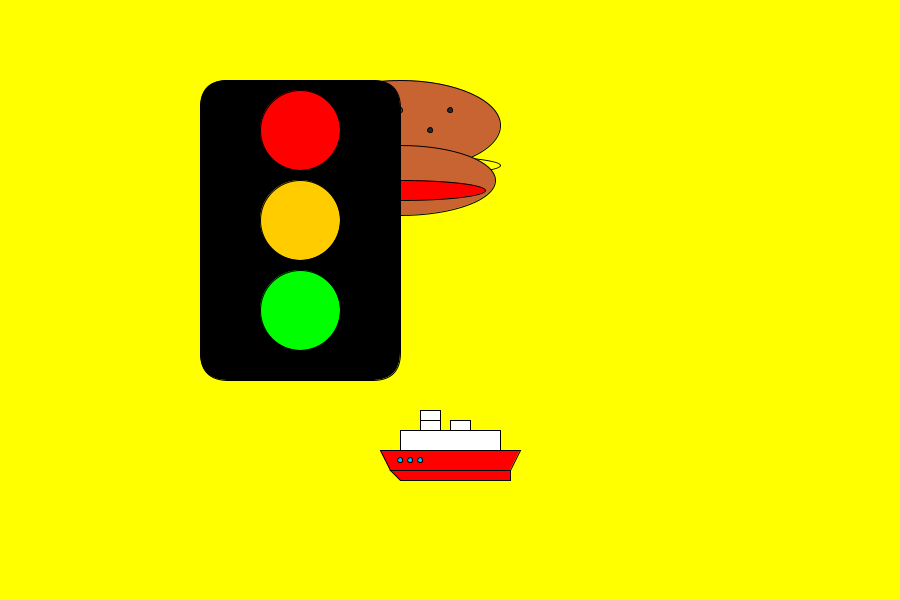
Frame 1 (no input)
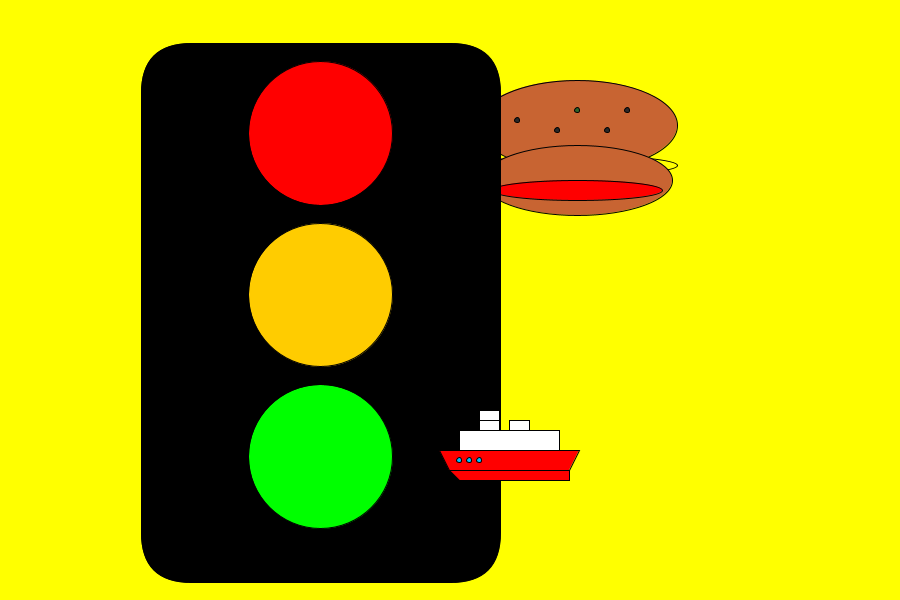
Frame 60 (the mouse pressed at the canvas centre just before this capture)
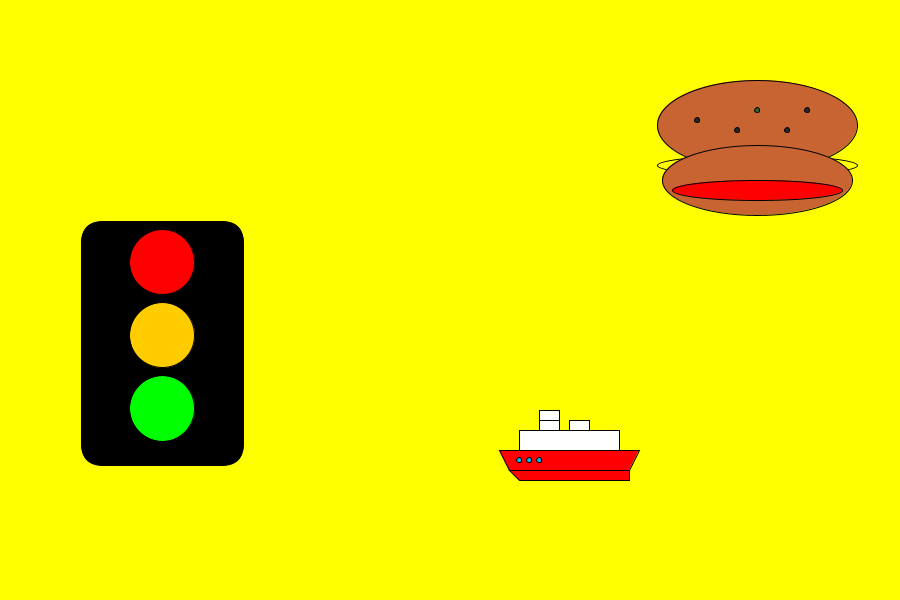
Frame 120 (the mouse held since frame 60 and released just before this capture)

The Processing sketch that drew these frames (run headless with seeded random() and noise(); from frame 60 on, the mouse is pressed at the canvas centre):

// Processing sketch: ChanraParadyHeng
// ── ChanraParadyHeng.pde
float x1,x2,x3;
float y1,y2,y3,d;
void setup() {
  size(900, 600);
  x1 = 400; y1 = 100;
  x2 = 200; y2 = 200;
  x3 = 600; y3 = 600;
  d = 1.;
}
void draw(){
  background(255,255,0);
  hamburger(x1,y1);
  tlight(x2,y2,d);
  ship(x3,y3);
  x1 = x1 + 3;
  x2 = x2 - 1;
  y2 = y2 + 1;
  x3 += 1;
  if(x1>width) x1 = 0;
  if(x2<0) x2 = width;
  if(y2>height) y2 = 0;  
  if(x3>width) x3 = 0;
  d *= 1.01;
  if(d>2) d=0.5;
}

// ── chanra.pde
//member 1 : hamburger
void hamburger(float x, float y) {
  fill(200, 100, 50);
  ellipse(x, y+25, 200, 90);
  fill(46, y, 40);
  circle(x, y+10, 5);
  fill(46, 40, 40);
  circle(x+50, y+10, 5);
  fill(40, 40, 40);
  circle(x-60, y+20, 5);
  fill(40, 40, 40);
  circle(x-20, y+30, 5);
  fill(40, 40, 40);
  circle(x+30, y+30, 5);
  fill(255, 255, 0);
  ellipse(x, y+65, 200, 20);
  fill(100, 170, 0);
  ellipse(x, y+80, 180, 20);
  fill(200, 100, 50);
  ellipse(x, y+80, 190, 70);
  fill(255, 0, 0);
  ellipse(x, y+90, 170, 20);
}

// ── parady.pde
//member 2 : titanic ship
void ship(float x, float y){
  fill(255,0,0);
  quad (x-220,y-150, x-210,y-130, x-90,y-130, x-80,y-150);
  quad (x-210,y-130, x-200,y-120, x-90,y-120, x-90,y-130);
  fill(255,255,255);
  quad (x-200,y-170, x-200,y-150, x-100,y-150, x-100,y-170);
  quad (x-150,y-180, x-150,y-170, x-130,y-170, x-130,y-180);
  quad (x-180,y-180, x-180,y-170, x-160,y-170, x-160,y-180);
  quad (x-180,y-180, x-180,y-190, x-160,y-190, x-160,y-180);
  fill(0,191,255);
  circle (x-200,y-140,5);
  circle (x-190,y-140,5);
  circle (x-180,y-140,5);
}

// ── somaram.pde
//member 3 : traffic light
void tlight(float x, float y, float d){
//member 3 : traffic light
  fill(0,0,0);
  rect(x,y-120*d,200*d,300*d,28*d);
  fill(255,0,0);
  circle(x+100*d,y-70*d,80*d);
  fill(255,204,0);
  circle(x+100*d,y+20*d,80*d);
  fill(0,255,0);
  circle(x+100*d,y+110*d,80*d);
}
